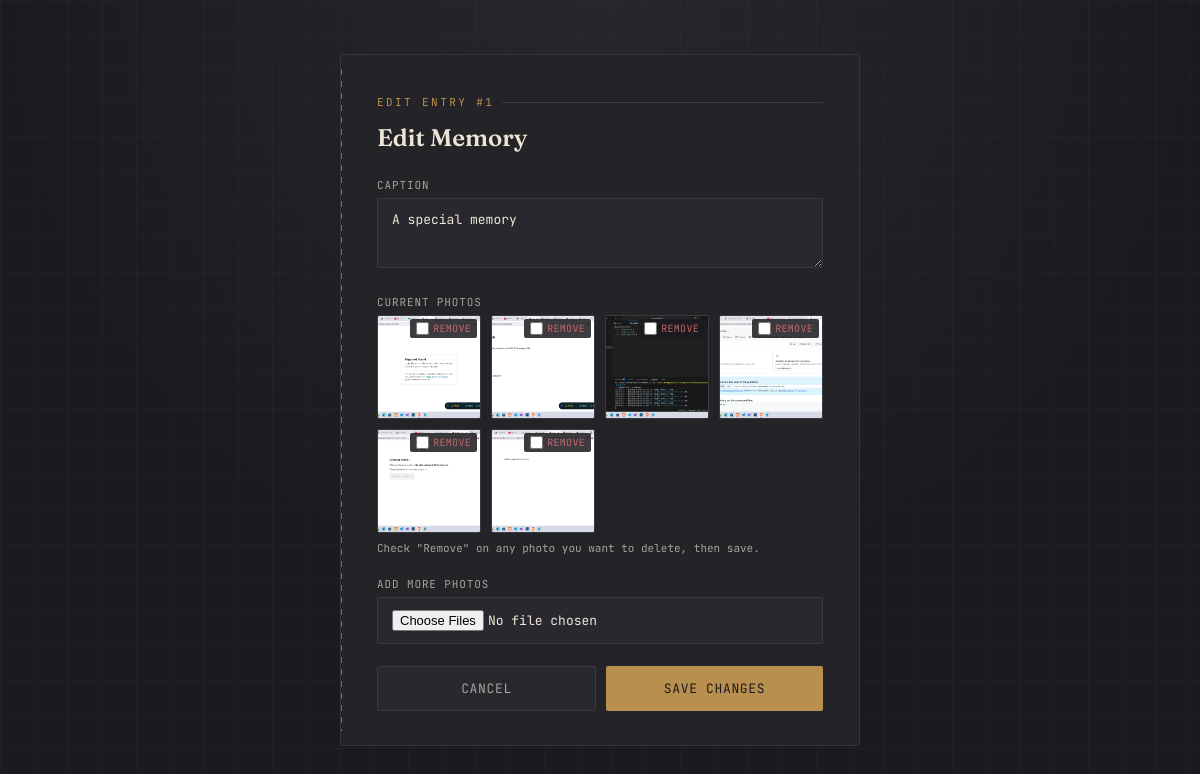
Screenshot of /admin/edit/1 (signed in) with the database file from the repository.
### app.py (models this page shows, shortened)
class Memory(db.Model):
    id = db.Column(db.Integer, primary_key=True)
    description = db.Column(db.String(300), default="A special memory")
    uploaded_at = db.Column(db.DateTime, default=datetime.utcnow)
    photos = db.relationship(
        "Photo", backref="memory", cascade="all, delete-orphan",
        order_by="Photo.id"
    )

class Photo(db.Model):
    id = db.Column(db.Integer, primary_key=True)
    filename = db.Column(db.String(300), nullable=False)
    memory_id = db.Column(db.Integer, db.ForeignKey("memory.id"), nullable=False)

### app.py (the view, shortened to what this page needs)
@app.route("/admin/edit/<int:memory_id>", methods=["GET", "POST"])
@admin_required
def edit_memory(memory_id):
    memory = Memory.query.get_or_404(memory_id)
    return render_template("edit.html", memory=memory)

### app.py (called while the page is built)
def admin_required(view):
    from functools import wraps
    @wraps(view)
    def wrapped(*args, **kwargs):
        if not session.get("is_admin"):
            return redirect(url_for("admin_login"))
        return view(*args, **kwargs)
    return wrapped

### templates/edit.html (shortened to what this page needs)
<!DOCTYPE html>
<html lang="en">
<head>
</head>
<body>
<div class="card">
  <div class="eyebrow">Edit Entry #{{ memory.id }}</div>
  <h1>Edit Memory</h1>
  <form method="POST" enctype="multipart/form-data" action="{{ url_for('edit_memory', memory_id=memory.id) }}">
    <div class="field">
      <label for="description">Caption</label>
      <textarea id="description" name="description">{{ memory.description }}</textarea>
    </div>
    <div class="field">
      <label>Current photos</label>
      <div class="photo-grid">
        {% for photo in memory.photos %}
        <div class="photo-item">
          <img src="{{ url_for('static', filename='uploads/' + photo.filename) }}" alt="">
          <label class="remove">
            <input type="checkbox" name="remove_photos" value="{{ photo.id }}">
            Remove
          </label>
        </div>
        {% else %}
        <p class="hint">No photos yet.</p>
        {% endfor %}
      </div>
      <p class="hint">Check "Remove" on any photo you want to delete, then save.</p>
    </div>
    <div class="field">
      <label for="new_photos">Add more photos</label>
      <input id="new_photos" type="file" name="new_photos" accept="image/*" multiple>
    </div>
    <div class="row">
      <a class="cancel" href="{{ url_for('admin_dashboard') }}">Cancel</a>
      <button type="submit">Save Changes</button>
    </div>
  </form>
</div>
</body>
</html>

### templates/edit.html (style rules this page uses)
:root { --ink:#1b1b1f; --panel:#232328; --panel-2:#28282e; --parchment:#ece5d6; --parchment-dim:#a7a297; --brass:#b98f4f; --brass-dim:#8a6c3e; --alert:#c1666b; }
* { box-sizing:border-box; }
body { margin:0; min-height:100vh; display:flex; align-items:center; justify-content:center; font-family:'JetBrains Mono', monospace; background:radial-gradient(circle at 50% 0%, #26262c, var(--ink) 60%); color:var(--parchment); padding:40px 16px; }
body::before { content:""; position:fixed; inset:0; background-image: linear-gradient(rgba(236,229,214,.028) 1px, transparent 1px), linear-gradient(90deg, rgba(236,229,214,.028) 1px, transparent 1px); background-size:34px 34px; pointer-events:none; }
.card { position:relative; z-index:1; background:var(--panel); width:min(520px, 92vw); padding:40px 36px 34px; border-radius:2px; border:1px solid #333338; }
.card::before { content:""; position:absolute; top:14px; bottom:14px; left:0; width:1px; background:repeating-linear-gradient(to bottom, var(--brass-dim) 0 6px, transparent 6px 12px); }
.eyebrow { font-size:11px; letter-spacing:.22em; text-transform:uppercase; color:var(--brass); margin-bottom:14px; display:flex; align-items:center; gap:8px; }
.eyebrow::after { content:""; flex:1; height:1px; background:#3a3a41; }
h1 { font-family:'Fraunces', serif; font-weight:600; font-size:24px; margin:0 0 26px; color:var(--parchment); }
label { display:block; font-size:11px; letter-spacing:.08em; text-transform:uppercase; color:var(--parchment-dim); margin-bottom:6px; }
.field { margin-bottom:22px; }
textarea, input[type="file"] { width:100%; font-family:'JetBrains Mono', monospace; font-size:13px; color:var(--parchment); background:var(--panel-2); border:1px solid #3a3a41; border-radius:2px; padding:12px 14px; outline:none; }
textarea { resize:vertical; min-height:70px; }
.photo-grid { display:grid; grid-template-columns:repeat(auto-fill, minmax(84px, 1fr)); gap:10px; }
.photo-item { position:relative; }
.photo-item img { width:100%; aspect-ratio:1/1; object-fit:cover; border-radius:2px; border:1px solid #3a3a41; display:block; }
.photo-item label.remove { position:absolute; top:4px; right:4px; display:flex; align-items:center; gap:4px; background:rgba(27,27,31,.85); padding:3px 6px; border-radius:2px; font-size:10px; color:var(--alert); text-transform:uppercase; letter-spacing:.03em; cursor:pointer; }
.photo-item input[type="checkbox"] { accent-color:var(--alert); margin:0; }
.hint { font-size:11px; color:var(--parchment-dim); margin-top:8px; }
.row { display:flex; gap:10px; margin-top:8px; }
button, .cancel { flex:1; text-align:center; font-family:'JetBrains Mono', monospace; font-size:13px; letter-spacing:.05em; text-transform:uppercase; padding:13px 16px; border-radius:2px; cursor:pointer; text-decoration:none; }
button { background:var(--brass); color:var(--ink); border:none; }
.cancel { background:var(--panel-2); color:var(--parchment-dim); border:1px solid #3a3a41; }

### rows the page displays
Memory: id "1", description "A special memory"
Photo: filename (picture)
Photo: filename (picture)
Photo: filename (picture)
Photo: filename (picture)
Photo: filename (picture)
Photo: filename (picture)
